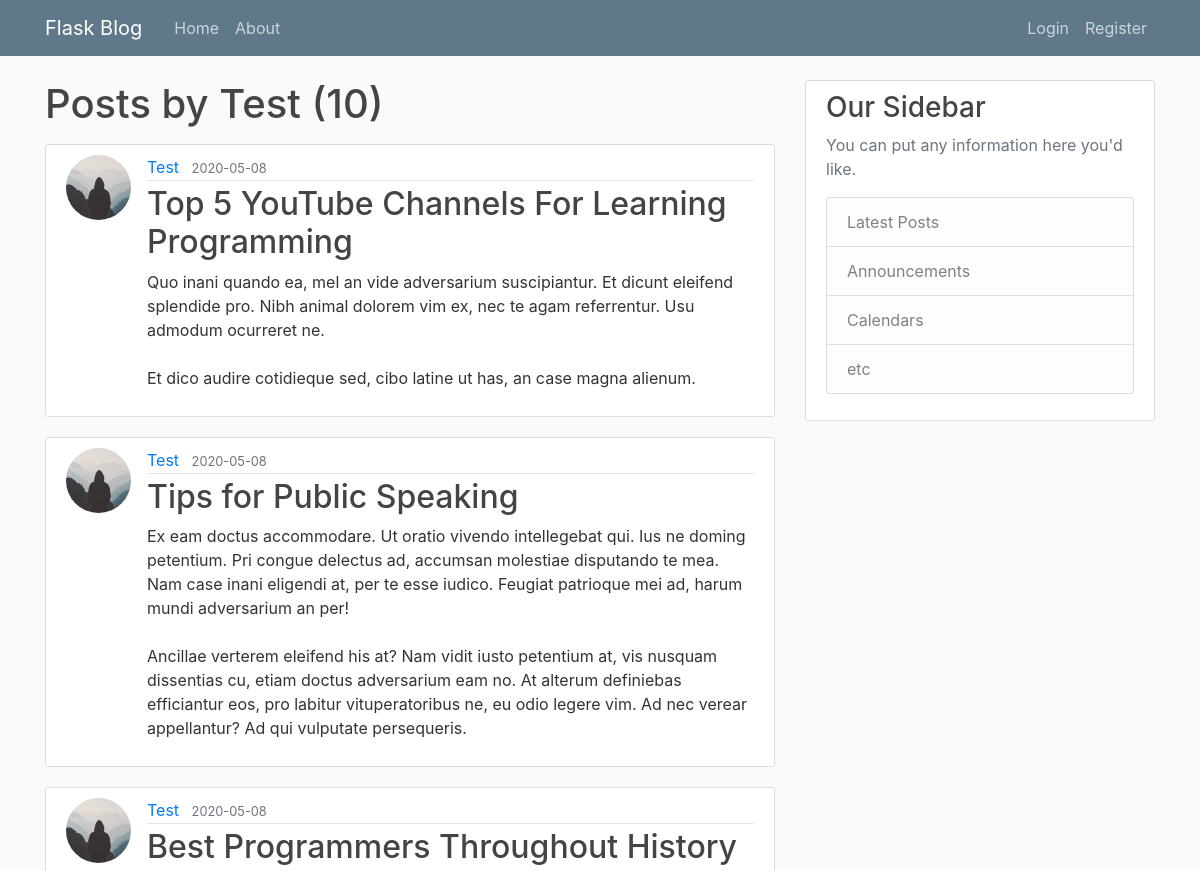
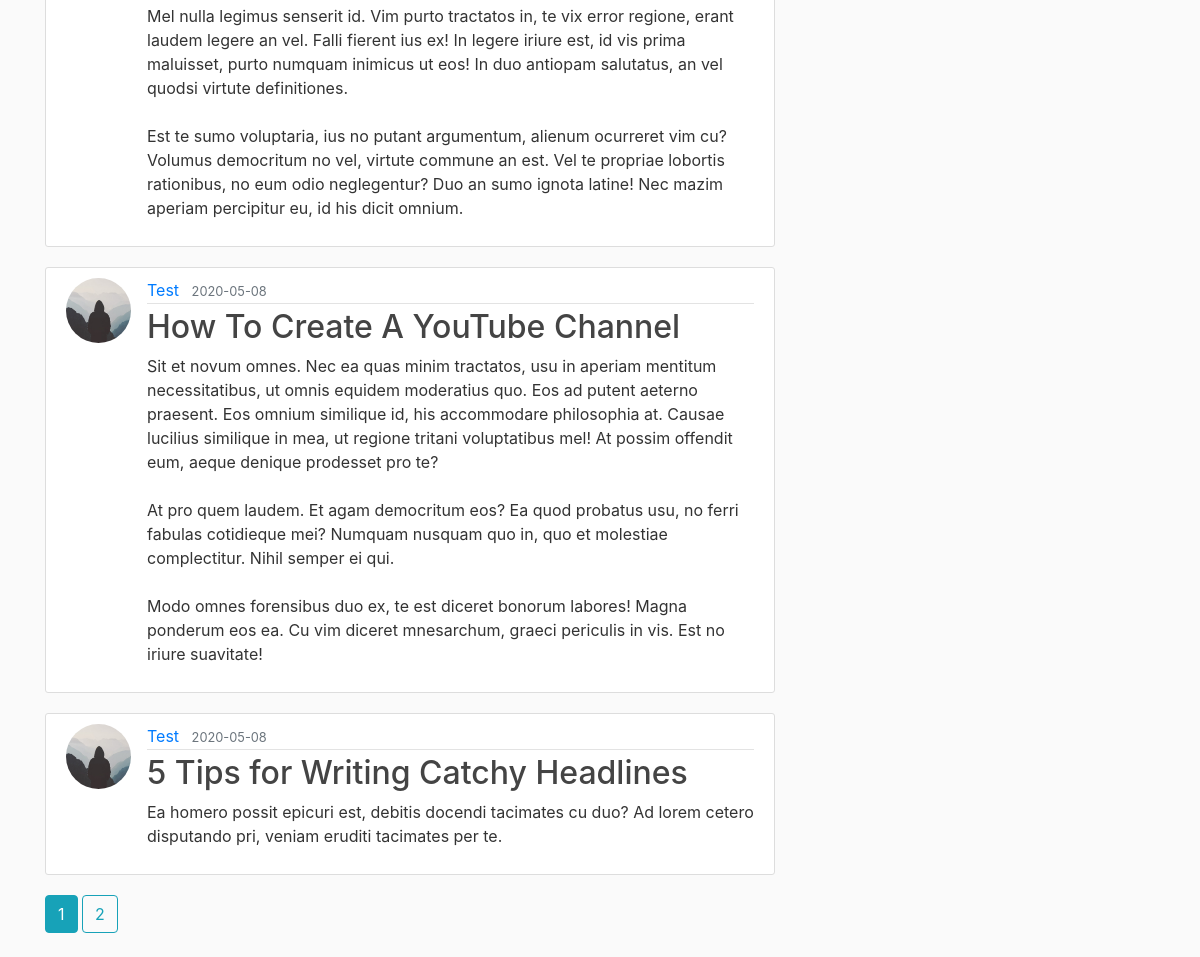
Page /user/Test on the committed database (2 pictures, top to bottom).
### flask_blog/models.py (models this page shows, shortened)
class User(db.Model, UserMixin):
    id = db.Column(db.Integer, primary_key=True)
    username = db.Column(db.String(20), unique=True, nullable=False)
    email = db.Column(db.String(120), unique=True, nullable=False)
    image_file = db.Column(db.String(20), nullable=False, default='default.jpg')
    password = db.Column(db.String(60), nullable=False)
    posts = db.relationship('Post', backref='author', lazy=True)

class Post(db.Model):
    id = db.Column(db.Integer, primary_key=True)
    title = db.Column(db.String(100), nullable=False)
    date_posted = db.Column(db.DateTime, nullable=False, default=datetime.utcnow)
    content = db.Column(db.Text, nullable=False)
    user_id = db.Column(db.Integer, db.ForeignKey('user.id'), nullable=False)

### flask_blog/users/routes.py (the view)
@users.route('/user/<string:username>')
def user_posts(username):
    page = request.args.get('page', 1, type=int)  # to identify the page number we want
    user = User.query.filter_by(username=username).first_or_404()
    posts = Post.query.filter_by(author=user) \
        .order_by(Post.date_posted.desc()) \
        .paginate(per_page=5, page=page)  # to identify how many posts per page
    return render_template('user_posts.html', posts=posts, user=user)

### flask_blog/templates/user_posts.html
{% extends "layout.html" %}
{% block content %}
    <h1 class="mb-3"> Posts by {{ user.username }} ({{posts.total}})</h1>
    {% for post in posts.items %}
        <article class="media content-section">
            <img class="rounded-circle article-img" src="{{ url_for('static',filename='profile_pics/' + post.author.image_file) }}">
          <div class="media-body">
            <div class="article-metadata">
              <a class="mr-2" href="{{url_for('users.user_posts', username=post.author.username) }}">{{ post.author.username }}</a>
              <small class="text-muted">{{ post.date_posted.strftime('%Y-%m-%d') }}</small>
            </div>
            <h2><a class="article-title" href="{{ url_for('posts.post', post_id=post.id) }}">{{ post.title }}</a></h2>
            <p class="article-content">{{ post.content }}</p>
          </div>
        </article>
    {% endfor %}
    {% for page_num in posts.iter_pages(left_edge=1,right_edge=1,left_current=1,right_current=2) %}
        {% if page_num %}
            {% if posts.page==page_num %}
            <a class="btn btn-info mb-4" href="{{ url_for('users.user_posts', username=user.username ,page=page_num ) }}">{{page_num}}</a>
            {% else %}
            <a class="btn btn-outline-info mb-4" href="{{ url_for('users.user_posts',username=user.username, page=page_num ) }}">{{page_num}}</a>
            {% endif %}
        {% else %}
            ...
        {% endif %}
    {% endfor %}
{% endblock content %}

### flask_blog/static/main.css (style rules this page uses)
body { background: #fafafa; color: #333333; margin-top: 5rem; }
h1, h2, h3, h4, h5, h6 { color: #444444; }
.content-section { background: #ffffff; padding: 10px 20px; border: 1px solid #dddddd; border-radius: 3px; margin-bottom: 20px; }
.article-title { color: #444444; }
.article-content { white-space: pre-line; }
.article-img { height: 65px; width: 65px; margin-right: 16px; }
.article-metadata { padding-bottom: 1px; margin-bottom: 4px; border-bottom: 1px solid #e3e3e3 }

### rows in the picture
User: username "Test"
Post: image_file (placeholder picture), author.username "Test", date_posted "2020-05-08", title "Top 5 YouTube Channels For Learning Programming", content "Quo inani quando ea, mel an vide adversarium suscipiantur. Et dicunt eleifend splendide pro. Nibh animal dolorem vim ex, nec te agam referrentur. Usu admodum ocurreret ne. Et dico audire cotidieque sed, cibo latine ut has, an case magna alienum."
Post: image_file (placeholder picture), author.username "Test", date_posted "2020-05-08", title "Tips for Public Speaking", content "Ex eam doctus accommodare. Ut oratio vivendo intellegebat qui. Ius ne doming petentium. Pri congue delectus ad, accumsan molestiae disputando te mea. Nam case inani eligendi at, per te esse iudico. Feugiat patrioque mei ad, harum mundi adversarium an per! Ancillae verterem eleifend his at? Nam vidit iusto petentium at, vis nusquam dissentias cu, etiam doctus adversarium eam no. At alterum definiebas efficiantur eos, pro labitur vituperatoribus ne, eu odio legere vim. Ad nec verear appellantur? Ad qui vulputate persequeris."
Post: image_file (placeholder picture), author.username "Test", date_posted "2020-05-08", title "Best Programmers Throughout History", content "Mel nulla legimus senserit id. Vim purto tractatos in, te vix error regione, erant laudem legere an vel. Falli fierent ius ex! In legere iriure est, id vis prima maluisset, purto numquam inimicus ut eos! In duo antiopam salutatus, an vel quodsi virtute definitiones. Est te sumo voluptaria, ius no putant argumentum, alienum ocurreret vim cu? Volumus democritum no vel, virtute commune an est. Vel te propriae lobortis rationibus, no eum odio neglegentur? Duo an sumo ignota latine! Nec mazim aperiam percipitur eu, id his dicit omnium."
Post: image_file (placeholder picture), author.username "Test", date_posted "2020-05-08", title "How To Create A YouTube Channel", content "Sit et novum omnes. Nec ea quas minim tractatos, usu in aperiam mentitum necessitatibus, ut omnis equidem moderatius quo. Eos ad putent aeterno praesent. Eos omnium similique id, his accommodare philosophia at. Causae lucilius similique in mea, ut regione tritani voluptatibus mel! At possim offendit eum, aeque denique prodesset pro te? At pro quem laudem. Et agam democritum eos? Ea quod probatus usu, no ferri fabulas cotidieque mei? Numquam nusquam quo in, quo et molestiae complectitur. Nihil semper ei qui. Modo omnes forensibus duo ex, te est diceret bonorum labores! Magna ponderum eos ea. Cu vim diceret mnesarchum, graeci periculis in vis. Est no iriure suavitate!"
Post: image_file (placeholder picture), author.username "Test", date_posted "2020-05-08", title "5 Tips for Writing Catchy Headlines", content "Ea homero possit epicuri est, debitis docendi tacimates cu duo? Ad lorem cetero disputando pri, veniam eruditi tacimates per te."

### other values in the picture
{{ posts.total }} "10"
{{ page_num }} "1"
{{ page_num }} "2"
